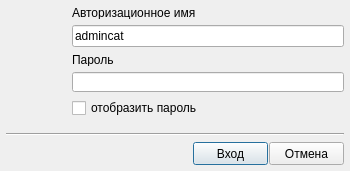
<?xml version="1.0" encoding="UTF-8"?>
<ui version="4.0">
 <class>AuthorizDlg</class>
 <widget class="QDialog" name="AuthorizDlg">
  <property name="geometry">
   <rect>
    <x>0</x>
    <y>0</y>
    <width>350</width>
    <height>171</height>
   </rect>
  </property>
  <property name="minimumSize">
   <size>
    <width>350</width>
    <height>171</height>
   </size>
  </property>
  <property name="maximumSize">
   <size>
    <width>350</width>
    <height>171</height>
   </size>
  </property>
  <property name="windowTitle">
   <string>Авторизация</string>
  </property>
  <property name="windowIcon">
   <iconset resource="../../resfile/src.qrc">
    <normaloff>:/svg/user.svg</normaloff>:/svg/user.svg</iconset>
  </property>
  <layout class="QGridLayout" name="gridLayout">
   <property name="leftMargin">
    <number>6</number>
   </property>
   <property name="topMargin">
    <number>6</number>
   </property>
   <property name="rightMargin">
    <number>6</number>
   </property>
   <property name="bottomMargin">
    <number>6</number>
   </property>
   <property name="spacing">
    <number>6</number>
   </property>
   <item row="0" column="0" rowspan="3">
    <widget class="QWidget" name="iconwidget" native="true">
     <property name="minimumSize">
      <size>
       <width>60</width>
       <height>60</height>
      </size>
     </property>
     <property name="maximumSize">
      <size>
       <width>60</width>
       <height>60</height>
      </size>
     </property>
     <property name="styleSheet">
      <string notr="true">image: url(:/svg/user1-icon.svg);</string>
     </property>
    </widget>
   </item>
   <item row="7" column="0" colspan="2">
    <layout class="QHBoxLayout" name="horizontalLayout">
     <property name="spacing">
      <number>1</number>
     </property>
     <item>
      <spacer name="horizontalSpacer">
       <property name="orientation">
        <enum>Qt::Horizontal</enum>
       </property>
       <property name="sizeType">
        <enum>QSizePolicy::Expanding</enum>
       </property>
       <property name="sizeHint" stdset="0">
        <size>
         <width>98</width>
         <height>20</height>
        </size>
       </property>
      </spacer>
     </item>
     <item>
      <widget class="QPushButton" name="authorizbt">
       <property name="sizePolicy">
        <sizepolicy hsizetype="Minimum" vsizetype="Minimum">
         <horstretch>0</horstretch>
         <verstretch>0</verstretch>
        </sizepolicy>
       </property>
       <property name="minimumSize">
        <size>
         <width>75</width>
         <height>23</height>
        </size>
       </property>
       <property name="maximumSize">
        <size>
         <width>75</width>
         <height>23</height>
        </size>
       </property>
       <property name="text">
        <string>Вход</string>
       </property>
      </widget>
     </item>
     <item>
      <widget class="QPushButton" name="cancelbt">
       <property name="sizePolicy">
        <sizepolicy hsizetype="Minimum" vsizetype="Minimum">
         <horstretch>0</horstretch>
         <verstretch>0</verstretch>
        </sizepolicy>
       </property>
       <property name="minimumSize">
        <size>
         <width>75</width>
         <height>23</height>
        </size>
       </property>
       <property name="maximumSize">
        <size>
         <width>75</width>
         <height>23</height>
        </size>
       </property>
       <property name="text">
        <string>Отмена</string>
       </property>
      </widget>
     </item>
    </layout>
   </item>
   <item row="2" column="1">
    <widget class="QLabel" name="label_2">
     <property name="sizePolicy">
      <sizepolicy hsizetype="Preferred" vsizetype="Fixed">
       <horstretch>0</horstretch>
       <verstretch>0</verstretch>
      </sizepolicy>
     </property>
     <property name="minimumSize">
      <size>
       <width>0</width>
       <height>13</height>
      </size>
     </property>
     <property name="maximumSize">
      <size>
       <width>16777215</width>
       <height>13</height>
      </size>
     </property>
     <property name="text">
      <string>Пароль</string>
     </property>
    </widget>
   </item>
   <item row="0" column="1">
    <widget class="QLabel" name="label">
     <property name="sizePolicy">
      <sizepolicy hsizetype="Preferred" vsizetype="Fixed">
       <horstretch>0</horstretch>
       <verstretch>0</verstretch>
      </sizepolicy>
     </property>
     <property name="minimumSize">
      <size>
       <width>0</width>
       <height>13</height>
      </size>
     </property>
     <property name="maximumSize">
      <size>
       <width>16777215</width>
       <height>13</height>
      </size>
     </property>
     <property name="text">
      <string>Авторизационное имя</string>
     </property>
    </widget>
   </item>
   <item row="1" column="1">
    <widget class="QLineEdit" name="LoginEdit">
     <property name="minimumSize">
      <size>
       <width>0</width>
       <height>20</height>
      </size>
     </property>
     <property name="text">
      <string>admincat</string>
     </property>
    </widget>
   </item>
   <item row="3" column="1">
    <widget class="QLineEdit" name="PassEdit">
     <property name="minimumSize">
      <size>
       <width>0</width>
       <height>20</height>
      </size>
     </property>
     <property name="echoMode">
      <enum>QLineEdit::Password</enum>
     </property>
    </widget>
   </item>
   <item row="6" column="0" colspan="2">
    <widget class="Line" name="line">
     <property name="orientation">
      <enum>Qt::Horizontal</enum>
     </property>
    </widget>
   </item>
   <item row="4" column="1">
    <widget class="QCheckBox" name="checkBox">
     <property name="text">
      <string>отобразить пароль</string>
     </property>
    </widget>
   </item>
   <item row="5" column="1">
    <spacer name="verticalSpacer_2">
     <property name="orientation">
      <enum>Qt::Vertical</enum>
     </property>
     <property name="sizeHint" stdset="0">
      <size>
       <width>20</width>
       <height>40</height>
      </size>
     </property>
    </spacer>
   </item>
   <item row="3" column="0" rowspan="3">
    <spacer name="verticalSpacer">
     <property name="orientation">
      <enum>Qt::Vertical</enum>
     </property>
     <property name="sizeHint" stdset="0">
      <size>
       <width>57</width>
       <height>50</height>
      </size>
     </property>
    </spacer>
   </item>
  </layout>
 </widget>
 <tabstops>
  <tabstop>authorizbt</tabstop>
  <tabstop>cancelbt</tabstop>
  <tabstop>LoginEdit</tabstop>
  <tabstop>PassEdit</tabstop>
  <tabstop>checkBox</tabstop>
 </tabstops>
 <resources>
  <include location="../../resfile/src.qrc"/>
 </resources>
 <connections/>
</ui>
